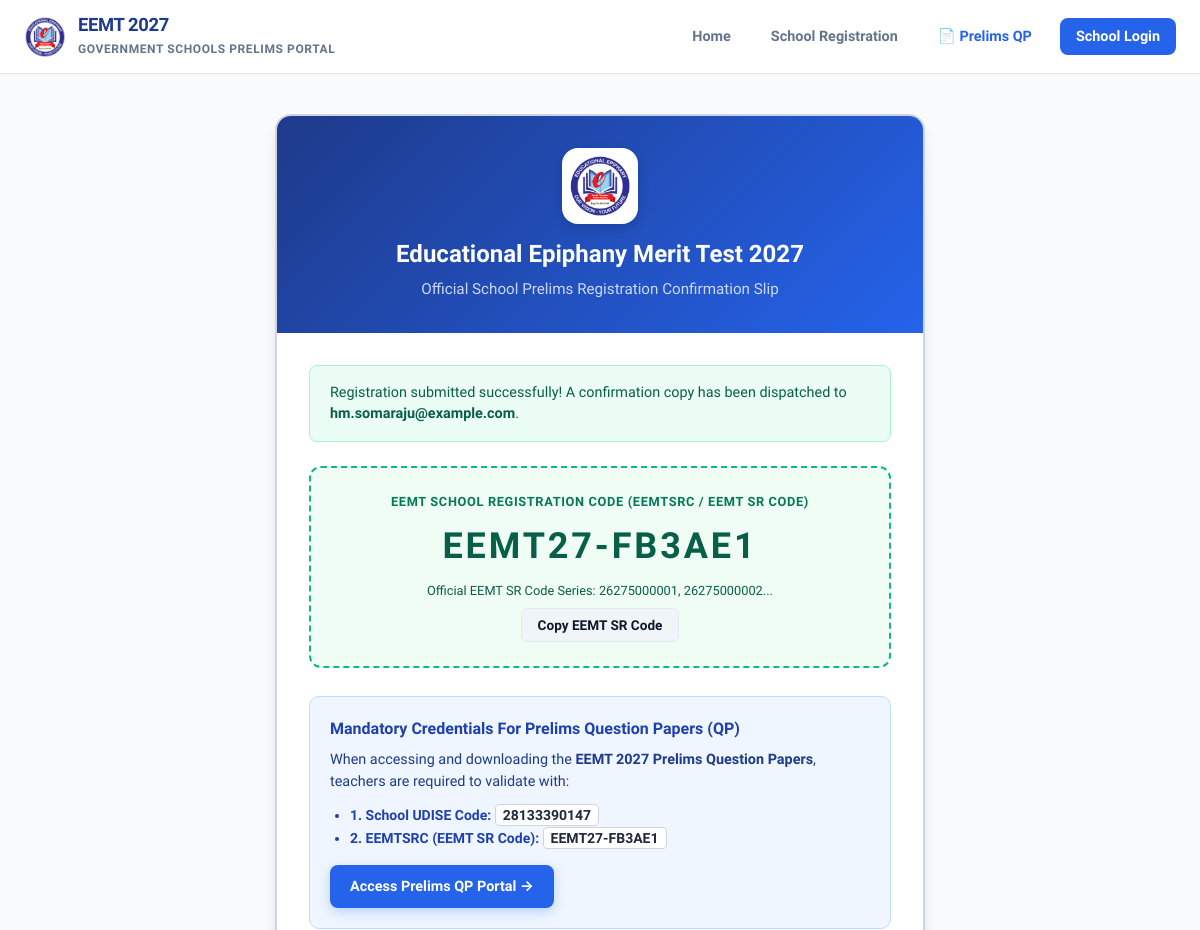
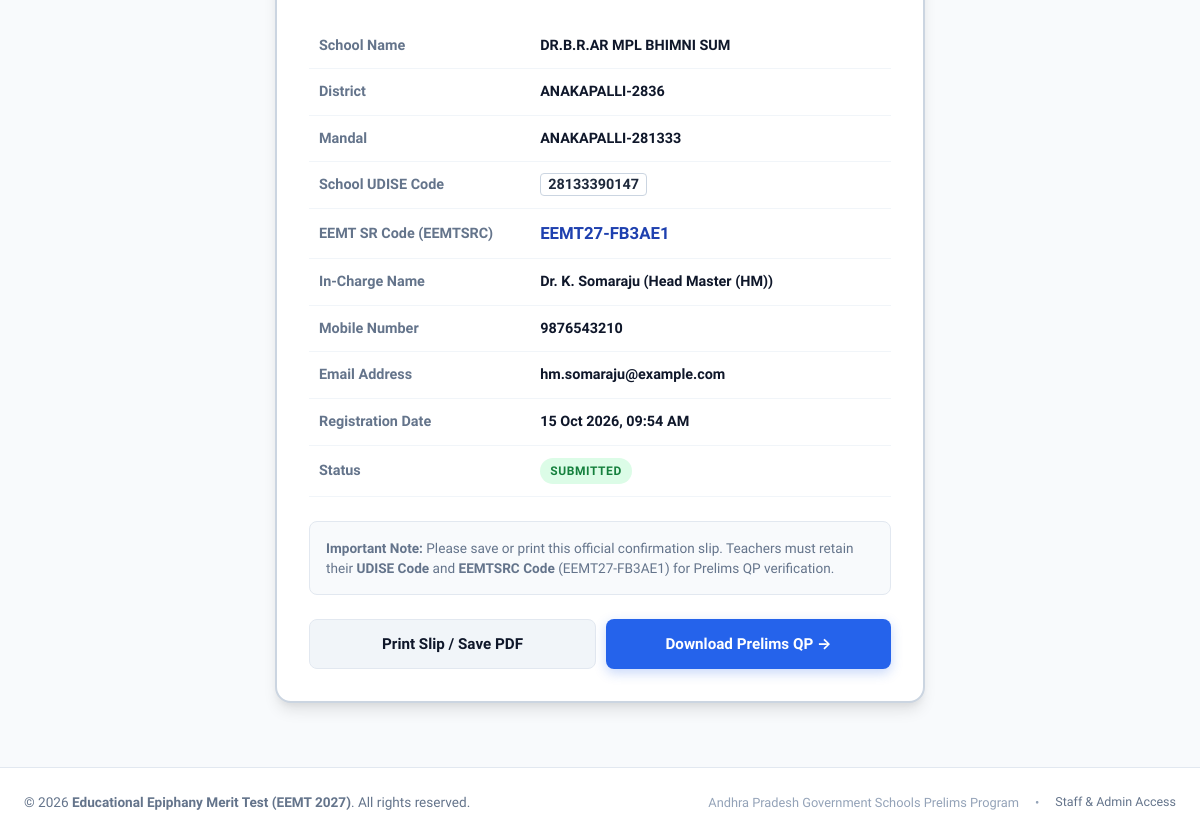
Screenshot of /register_success.php?ref=EEMT27-FB3AE1 with the database file from the repository (2 pictures, top to bottom).
### tables this page shows
CREATE TABLE school_registrations_2027 (
            id INTEGER PRIMARY KEY AUTOINCREMENT,
            reference_id TEXT NOT NULL UNIQUE,
            school_id INTEGER NULL,
            district TEXT NOT NULL,
            mandal TEXT NOT NULL,
            school_name TEXT NOT NULL,
            unique_code TEXT NOT NULL,
            contact_person TEXT NOT NULL,
            designation TEXT NOT NULL,
            mobile TEXT NOT NULL,
            email TEXT NOT NULL,
            ip_address TEXT NULL,
            status TEXT DEFAULT 'submitted',
            created_at TEXT DEFAULT CURRENT_TIMESTAMP
        );

### includes/auth.php (called while the page is built, shortened)
<?php
function isSchoolLoggedIn(): bool
{
    return isset($_SESSION['school']) && !empty($_SESSION['school']['reference_id']);
}
function isStaffLoggedIn(): bool
{
    return isset($_SESSION['user']) && !empty($_SESSION['user']['username']);
}
function isAdmin(): bool
{
    return isStaffLoggedIn() && (($_SESSION['user']['role'] ?? '') === 'admin');
}

### register_success.php (the view, shortened to what this page needs)
<?php
$refId = trim($_GET['ref'] ?? '');
$pdo = getDB();
$stmt = $pdo->prepare("SELECT * FROM school_registrations_2027 WHERE reference_id = ? OR unique_code = ?");
$stmt->execute([$refId, $refId]);
$record = $stmt->fetch();
$isExisting = isset($_GET['existing']);
require_once __DIR__ . '/includes/header.php';
?>
<div class="slip-container">
    <div class="slip-header">
        <div style="display: flex; justify-content: center; margin-bottom: 12px;">
            <div
                style="width: 76px; height: 76px; background: #ffffff; border-radius: 16px; padding: 6px; box-shadow: 0 4px 12px rgba(0,0,0,0.15); display: flex; align-items: center; justify-content: center;">
                <img src="assets/images/logo.png" alt="EEMT Logo"
                    style="width: 100%; height: 100%; object-fit: contain;"
                    onerror="this.src='assets/images/logo.jpeg';">
            </div>
        </div>
        <h2 class="slip-title">Educational Epiphany Merit Test 2027</h2>
        <p class="slip-subtitle">Official School Prelims Registration Confirmation Slip</p>
    </div>
    <div class="slip-body">
        <?php if ($isExisting): ?>
            <div class="alert alert-info">
                <span>ℹ️</span>
                <span>This school is already registered. Here are your official registration details and Reference
                    ID.</span>
            </div>
        <?php else: ?>
            <div class="alert alert-success">
                <span>Registration submitted successfully! A confirmation copy has been dispatched to
                    <strong><?php echo htmlspecialchars($record['email']); ?></strong>.</span>
            </div>
        <?php endif; ?>
        <div class="ref-display-card">
            <div class="ref-display-title">
                EEMT School Registration Code (EEMTSRC / EEMT SR Code)
            </div>
            <div class="ref-display-val"><?php echo htmlspecialchars($record['reference_id']); ?></div>
            <div class="ref-display-hint">
                Official EEMT SR Code Series: <code>26275000001, 26275000002...</code>
            </div>
            <button type="button" class="btn btn-secondary btn-no-print ref-copy-btn"
                onclick="copyRefId('<?php echo htmlspecialchars($record['reference_id']); ?>', this)">
                Copy EEMT SR Code
            </button>
        </div>
        <div class="qp-notice-card">
            <div class="qp-notice-header">
                <span>Mandatory Credentials For Prelims Question Papers (QP)</span>
            </div>
            <p class="qp-notice-desc">
                When accessing and downloading the <strong>EEMT 2027 Prelims Question Papers</strong>, teachers are
                required to validate with:
            </p>
            <ul class="qp-notice-list">
                <li><strong>1. School UDISE Code:</strong> <code
                        class="credential-badge"><?php echo htmlspecialchars($record['unique_code']); ?></code></li>
                <li><strong>2. EEMTSRC (EEMT SR Code):</strong> <code
                        class="credential-badge"><?php echo htmlspecialchars($record['reference_id']); ?></code></li>
            </ul>
            <a href="prelims_qp.php?udise=<?php echo urlencode($record['unique_code']); ?>&eemtsrc=<?php echo urlencode($record['reference_id']); ?>"
                class="btn btn-primary qp-access-btn">
                Access Prelims QP Portal &rarr;
            </a>
        </div>
        <table class="slip-table">
            <tbody>
                <tr>
                    <th>School Name</th>
                    <td><?php echo htmlspecialchars($record['school_name']); ?></td>
                </tr>
                <tr>
                    <th>District</th>
                    <td><?php echo htmlspecialchars($record['district']); ?></td>
                </tr>
                <tr>
                    <th>Mandal</th>
                    <td><?php echo htmlspecialchars($record['mandal']); ?></td>
                </tr>
                <tr>
                    <th>School UDISE Code</th>
                    <td><code class="credential-badge"><?php echo htmlspecialchars($record['unique_code']); ?></code>
                    </td>
                </tr>
                <tr>
                    <th>EEMT SR Code (EEMTSRC)</th>
                    <td><strong
                            style="color: #1e40af; font-size: 1.05rem;"><?php echo htmlspecialchars($record['reference_id']); ?></strong>
                    </td>
                </tr>
                <tr>
                    <th>In-Charge Name</th>
                    <td><?php echo htmlspecialchars($record['contact_person']); ?>
                        (<?php echo htmlspecialchars($record['designation']); ?>)</td>
                </tr>
                <tr>
                    <th>Mobile Number</th>
                    <td><a href="tel:<?php echo htmlspecialchars($record['mobile']); ?>"
                            style="color: inherit; text-decoration: none;"><?php echo htmlspecialchars($record['mobile']); ?></a>
                    </td>
                </tr>
                <tr>
                    <th>Email Address</th>
                    <td><a href="mailto:<?php echo htmlspecialchars($record['email']); ?>"
                            style="color: inherit; text-decoration: none; word-break: break-all;"><?php echo htmlspecialchars($record['email']); ?></a>
                    </td>
                </tr>
                <tr>
                    <th>Registration Date</th>
                    <td><?php echo htmlspecialchars(date('d M Y, h:i A', strtotime($record['created_at']))); ?></td>
                </tr>
                <tr>
                    <th>Status</th>
                    <td><span
                            class="badge badge-success"><?php echo strtoupper(htmlspecialchars($record['status'])); ?></span>
                    </td>
                </tr>
            </tbody>
        </table>
        <div class="slip-note">
            <strong>Important Note:</strong> Please save or print this official confirmation slip. Teachers must
            retain their <strong>UDISE Code</strong> and <strong>EEMTSRC Code</strong>
            (<code><?php echo htmlspecialchars($record['reference_id']); ?></code>) for Prelims QP verification.
        </div>
        <div class="btn-no-print slip-actions">
            <button onclick="window.print()" class="btn btn-secondary slip-action-btn">
                Print Slip / Save PDF
            </button>
            <a href="prelims_qp.php" class="btn btn-primary slip-action-btn">
                Download Prelims QP &rarr;
            </a>
        </div>
    </div>
</div>
<?php require_once __DIR__ . '/includes/footer.php'; ?>

### includes/header.php (shortened to what this page needs)
<?php
require_once __DIR__ . '/auth.php';
$inSubdir = in_array(basename(dirname($_SERVER['PHP_SELF'])), ['school', 'admin', 'staff']);
$rootPath = $inSubdir ? '../' : './';
?>
<!DOCTYPE html>
<html lang="en">
<head>
    <link rel="stylesheet" href="<?php echo $rootPath; ?>assets/css/app.css">
</head>
<body>
<nav class="navbar" id="mainNavbar">
    <div class="navbar-container">
        <a href="<?php echo $rootPath; ?>index.php" class="brand-link">
            <img src="<?php echo $rootPath; ?>assets/images/logo.png" alt="EEMT Logo" class="brand-logo" onerror="this.src='<?php echo $rootPath; ?>assets/images/logo.jpeg';">
            <div class="brand-text">
                <h1>EEMT 2027</h1>
                <span>Government Schools Prelims Portal</span>
            </div>
        </a>
        <div class="nav-links">
            <a href="https://educationalepiphany.org" class="nav-link" target="_blank">Home</a>
            <a href="<?php echo $rootPath; ?>register.php" class="nav-link">School Registration</a>
            <a href="<?php echo $rootPath; ?>prelims_qp.php" class="nav-link" style="font-weight: 700; color: #2563eb;">📄 Prelims QP</a>
            <?php if (isSchoolLoggedIn()): ?>
                <a href="<?php echo $rootPath; ?>school/dashboard.php" class="nav-link" style="font-weight: 700; color: #1e40af;">🏫 School Dashboard</a>
                <a href="<?php echo $rootPath; ?>logout.php" class="nav-link" style="color: #ef4444;">Logout</a>
            <?php elseif (isStaffLoggedIn()): ?>
                <a href="<?php echo $rootPath; ?>staff/dashboard.php" class="nav-link" style="font-weight: 700; color: #059669;">👔 Staff Dashboard</a>
                <a href="<?php echo $rootPath; ?>logout.php" class="nav-link" style="color: #ef4444;">Logout</a>
            <?php else: ?>
                <a href="<?php echo $rootPath; ?>school_login.php" class="nav-btn">School Login</a>
            <?php endif; ?>
        </div>
    </div>
</nav>
<main class="main-content">

### includes/footer.php (shortened to what this page needs)
<?php
$inSubdir = in_array(basename(dirname($_SERVER['PHP_SELF'])), ['school', 'admin', 'staff']);
$rootPath = $inSubdir ? '../' : './';
?>
</main>
<footer>
    <div style="max-width: 1200px; margin: 0 auto; display: flex; justify-content: space-between; align-items: center; flex-wrap: wrap; gap: 1rem;">
        <div>
            &copy; <?php echo date('Y'); ?> <strong>Educational Epiphany Merit Test (EEMT 2027)</strong>. All rights reserved.
        </div>
        <div style="font-size: 0.8rem; color: #94a3b8; display: flex; gap: 1rem; align-items: center;">
            <span>Andhra Pradesh Government Schools Prelims Program</span>
            <span>&bull;</span>
            <a href="<?php echo $rootPath; ?>staff_login.php" style="color: #64748b; text-decoration: none; font-size: 0.78rem;">Staff & Admin Access</a>
        </div>
    </div>
</footer>
</body>
</html>

### rows the page displays
school_registrations_2027: email "hm.somaraju@example.com", reference "EEMT27-FB3AE1", unique_code "28133390147", school_name "DR.B.R.AR MPL BHIMNI SUM", district "ANAKAPALLI-2836", mandal "ANAKAPALLI-281333", contact_person "Dr. K. Somaraju", designation "Head Master (HM)", mobile "9876543210", created_at "15 Oct 2026, 09:54 AM", status "SUBMITTED"
